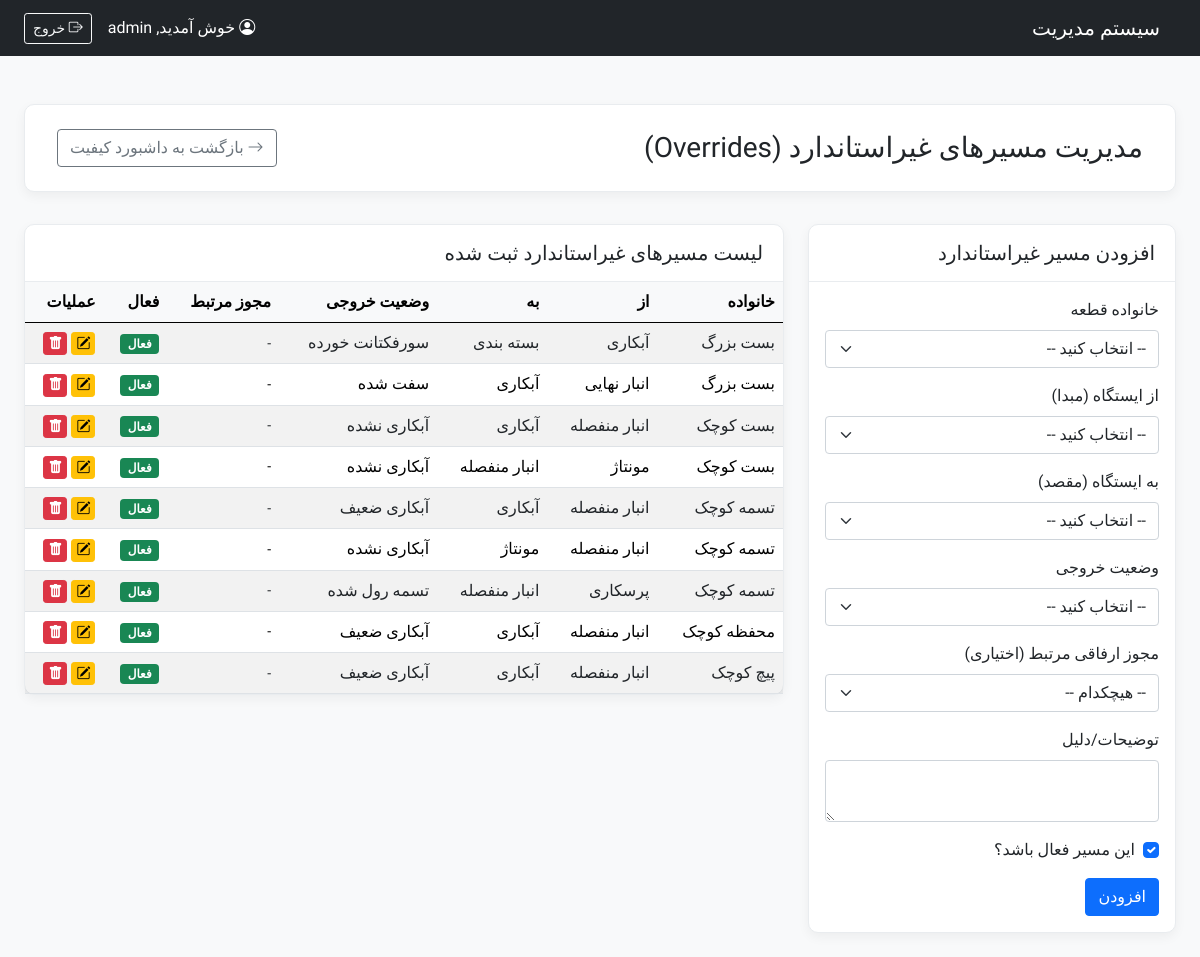
/modules/Quality/route_overrides.php (signed in), run on the app's committed database.
### tables this page shows
CREATE TABLE `tbl_route_overrides` (
  `OverrideID` int(11) NOT NULL,
  `FamilyID` int(11) NOT NULL,
  `FromStationID` int(11) NOT NULL,
  `ToStationID` int(11) NOT NULL,
  `OutputStatus` varchar(100) DEFAULT NULL COMMENT 'وضعیت قطعه پس از انجام این مسیر غیراستاندارد',
  `OutputStatusID` int(11) DEFAULT NULL,
  `RequiredStatusID` int(11) DEFAULT NULL COMMENT 'وضعیت ورودی مورد نیاز برای این مرحله',
  `StepNumber` int(11) NOT NULL DEFAULT 99 COMMENT 'ترتیب اجرای مرحله در مسیر',
  `DeviationID` int(11) DEFAULT NULL COMMENT 'FK به جدول مجوزهای ارفاقی (اختیاری)',
  `IsActive` tinyint(1) NOT NULL DEFAULT 1 COMMENT '0=Inactive, 1=Active',
  `Description` text DEFAULT NULL COMMENT 'توضیحات دلیل تعریف این مسیر غیراستاندارد'
);

CREATE TABLE `tbl_part_families` (
  `FamilyID` int(11) NOT NULL,
  `FamilyName` varchar(100) NOT NULL
);

CREATE TABLE `tbl_stations` (
  `StationID` int(11) NOT NULL,
  `StationName` varchar(100) NOT NULL,
  `StationType` enum('Production','Warehouse','QC','External') NOT NULL COMMENT 'Production, Warehouse, Quality Control, External (e.g., plating service)'
);

CREATE TABLE `tbl_part_statuses` (
  `StatusID` int(11) NOT NULL,
  `StatusName` varchar(100) NOT NULL
);

### config/crud_helpers.php (called while the page is built, shortened)
<?php
function find_all(PDO $pdo, string $sql, array $params = []): array
{
    try {
        $stmt = $pdo->prepare($sql);
        $stmt->execute($params);
        return $stmt->fetchAll(PDO::FETCH_ASSOC);
    } catch (PDOException $e) {
        error_log("Error in find_all: " . $e->getMessage() . " | SQL: " . $sql . " | Params: " . print_r($params, true));
        return [];
    }
}
?>

### modules/Quality/route_overrides.php (the view, shortened to what this page needs)
<?php
require_once __DIR__ . '/../../config/init.php';
$editMode = false;
$itemToEdit = null;
$items = find_all($pdo, "
    SELECT ro.*, pf.FamilyName, fs.StationName as FromStationName, ts.StationName as ToStationName, qd.DeviationCode, ps.StatusName as OutputStatusName /* Added Status Name */
    FROM " . TABLE_NAME . " ro
    JOIN tbl_part_families pf ON ro.FamilyID = pf.FamilyID
    JOIN tbl_stations fs ON ro.FromStationID = fs.StationID
    JOIN tbl_stations ts ON ro.ToStationID = ts.StationID
    LEFT JOIN tbl_quality_deviations qd ON ro.DeviationID = qd.DeviationID
    LEFT JOIN tbl_part_statuses ps ON ro.OutputStatusID = ps.StatusID /* Join with status table */
    ORDER BY pf.FamilyName, fs.StationName, ts.StationName
");
$pageTitle = "مدیریت مسیرهای غیراستاندارد (Overrides)";
include __DIR__ . '/../../templates/header.php';
?>
<div class="page-header d-flex justify-content-between align-items-center">
    <h1 class="h3 mb-0"><?php echo $pageTitle; ?></h1>
    <a href="index.php" class="btn btn-outline-secondary"><i class="bi bi-arrow-right"></i> بازگشت به داشبورد کیفیت</a>
</div>
<div class="row">
    <div class="col-lg-4">
        <div class="card content-card">
            <div class="card-header"><h5 class="mb-0"><?php echo $editMode ? 'ویرایش مسیر غیراستاندارد' : 'افزودن مسیر غیراستاندارد'; ?></h5></div>
            <div class="card-body">
                <form method="POST" action="route_overrides.php">
                    <div class="mb-3">
                        <label for="family_id" class="form-label">خانواده قطعه</label>
                        <select class="form-select" id="family_id" name="family_id" required>
                            <option value="">-- انتخاب کنید --</option>
                        </select>
                    </div>
                     <div class="mb-3">
                        <label for="from_station_id" class="form-label">از ایستگاه (مبدا)</label>
                        <select class="form-select" id="from_station_id" name="from_station_id" required>
                            <option value="">-- انتخاب کنید --</option>
                        </select>
                    </div>
                     <div class="mb-3">
                        <label for="to_station_id" class="form-label">به ایستگاه (مقصد)</label>
                        <select class="form-select" id="to_station_id" name="to_station_id" required>
                            <option value="">-- انتخاب کنید --</option>
                        </select>
                    </div>
                    <div class="mb-3">
                        <label for="output_status_id" class="form-label">وضعیت خروجی</label>
                        <select class="form-select" id="output_status_id" name="output_status_id" required>
                            <option value="">-- انتخاب کنید --</option>
                        </select>
                    </div>
                    <div class="mb-3">
                        <label for="deviation_id" class="form-label">مجوز ارفاقی مرتبط (اختیاری)</label>
                        <select class="form-select" id="deviation_id" name="deviation_id">
                             <option value="">-- هیچکدام --</option>
                        </select>
                    </div>
                     <div class="mb-3">
                        <label for="description" class="form-label">توضیحات/دلیل</label>
                        <textarea class="form-control" id="description" name="description" rows="2"><?php echo htmlspecialchars($itemToEdit['Description'] ?? ''); ?></textarea>
                    </div>
                    <div class="form-check mb-3">
                      <input class="form-check-input" type="checkbox" name="is_active" id="is_active" value="1" <?php echo (!isset($itemToEdit['IsActive']) || $itemToEdit['IsActive'] == 1) ? 'checked' : ''; ?>>
                      <label class="form-check-label" for="is_active">
                        این مسیر فعال باشد؟
                      </label>
                    </div>
                    <button type="submit" class="btn <?php echo $editMode ? 'btn-success' : 'btn-primary'; ?>"><?php echo $editMode ? 'بروزرسانی' : 'افزودن'; ?></button>
                </form>
            </div>
        </div>
    </div>
    <div class="col-lg-8">
        <div class="card content-card">
            <div class="card-header"><h5 class="mb-0">لیست مسیرهای غیراستاندارد ثبت شده</h5></div>
            <div class="card-body p-0">
                <div class="table-responsive">
                    <table class="table table-striped table-hover table-sm mb-0">
                        <thead>
                            <tr>
                                <th class="p-2">خانواده</th>
                                <th class="p-2">از</th>
                                <th class="p-2">به</th>
                                <th class="p-2">وضعیت خروجی</th>
                                <th class="p-2">مجوز مرتبط</th>
                                <th class="p-2">فعال</th>
                                <th class="p-2">عملیات</th>
                            </tr>
                        </thead>
                        <tbody>
                            <?php if(empty($items)): ?>
                                <tr><td colspan="7" class="text-center p-3 text-muted">هیچ مسیر غیراستانداردی ثبت نشده است.</td></tr>
                            <?php else: ?>
                                <?php foreach($items as $item): ?>
                                <tr>
                                    <td class="p-2"><?php echo htmlspecialchars($item['FamilyName']); ?></td>
                                    <td class="p-2"><?php echo htmlspecialchars($item['FromStationName']); ?></td>
                                    <td class="p-2"><?php echo htmlspecialchars($item['ToStationName']); ?></td>
                                    <td class="p-2"><?php echo htmlspecialchars($item['OutputStatusName'] ?? 'نامشخص');  ?></td>
                                    <td class="p-2 small"><?php echo $item['DeviationCode'] ? htmlspecialchars($item['DeviationCode']) : '-'; ?></td>
                                    <td class="p-2"><?php echo $item['IsActive'] ? '<span class="badge bg-success">فعال</span>' : '<span class="badge bg-secondary">غیرفعال</span>'; ?></td>
                                    <td class="p-2 text-nowrap">
                                        <a href="?edit_id=<?php echo $item[PRIMARY_KEY]; ?>" class="btn btn-warning btn-sm py-0 px-1" title="ویرایش"><i class="bi bi-pencil-square"></i></a>
                                        <button type="button" class="btn btn-danger btn-sm py-0 px-1" data-bs-toggle="modal" data-bs-target="#deleteModal<?php echo $item[PRIMARY_KEY]; ?>" title="حذف"><i class="bi bi-trash-fill"></i></button>
                                    </td>
                                </tr>
                                <?php endforeach; ?>
                            <?php endif; ?>
                        </tbody>
                    </table>
                </div>
            </div>
        </div>
    </div>
</div>
<?php include __DIR__ . '/../../templates/footer.php'; ?>

### assets/css/style.css (style rules this page uses)
body { font-family: 'Vazirmatn', sans-serif; background-color: #f4f7f9; }
.page-header { background-color: #ffffff; padding: 1.5rem 2rem; border-radius: 10px; margin-bottom: 2rem; box-shadow: 0 4px 12px rgba(0,0,0,0.05); border: 1px solid #e9ecef; }
.content-card { border: 1px solid #e9ecef; border-radius: 10px; box-shadow: 0 4px 12px rgba(0,0,0,0.05); background-color: #ffffff; }
.content-card .card-header { background-color: transparent; border-bottom: 1px solid #e9ecef; font-weight: 600; font-size: 1.1rem; padding: 1rem 1.25rem; }
.table th { font-weight: 600; white-space: nowrap; background-color: #f8f9fa; }
.table td { vertical-align: middle; }

### data on the page
tbl_route_overrides: FamilyID.FamilyName "بست بزرگ", FromStationID.StationName "آبکاری", ToStationID.StationName "بسته بندی", OutputStatusID.StatusName "سورفکتانت خورده", IsActive "فعال"
tbl_route_overrides: FamilyID.FamilyName "بست بزرگ", FromStationID.StationName "انبار نهایی", ToStationID.StationName "آبکاری", OutputStatusID.StatusName "سفت شده", IsActive "فعال"
tbl_route_overrides: FamilyID.FamilyName "بست کوچک", FromStationID.StationName "انبار منفصله", ToStationID.StationName "آبکاری", OutputStatusID.StatusName "آبکاری نشده", IsActive "فعال"
tbl_route_overrides: FamilyID.FamilyName "بست کوچک", FromStationID.StationName "مونتاژ", ToStationID.StationName "انبار منفصله", OutputStatusID.StatusName "آبکاری نشده", IsActive "فعال"
tbl_route_overrides: FamilyID.FamilyName "تسمه کوچک", FromStationID.StationName "انبار منفصله", ToStationID.StationName "آبکاری", OutputStatusID.StatusName "آبکاری ضعیف", IsActive "فعال"
tbl_route_overrides: FamilyID.FamilyName "تسمه کوچک", FromStationID.StationName "انبار منفصله", ToStationID.StationName "مونتاژ", OutputStatusID.StatusName "آبکاری نشده", IsActive "فعال"
tbl_route_overrides: FamilyID.FamilyName "تسمه کوچک", FromStationID.StationName "پرسکاری", ToStationID.StationName "انبار منفصله", OutputStatusID.StatusName "تسمه رول شده", IsActive "فعال"
tbl_route_overrides: FamilyID.FamilyName "محفظه کوچک", FromStationID.StationName "انبار منفصله", ToStationID.StationName "آبکاری", OutputStatusID.StatusName "آبکاری ضعیف", IsActive "فعال"
tbl_route_overrides: FamilyID.FamilyName "پیچ کوچک", FromStationID.StationName "انبار منفصله", ToStationID.StationName "آبکاری", OutputStatusID.StatusName "آبکاری ضعیف", IsActive "فعال"

### other printed values
$_SESSION['username'] "admin"
$pageTitle "مدیریت مسیرهای غیراستاندارد (Overrides)"
